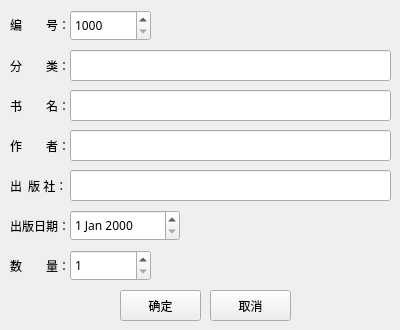
<?xml version="1.0" encoding="UTF-8"?>
<ui version="4.0">
 <class>Form</class>
 <widget class="QWidget" name="Form">
  <property name="geometry">
   <rect>
    <x>0</x>
    <y>0</y>
    <width>400</width>
    <height>330</height>
   </rect>
  </property>
  <property name="minimumSize">
   <size>
    <width>400</width>
    <height>330</height>
   </size>
  </property>
  <property name="maximumSize">
   <size>
    <width>400</width>
    <height>330</height>
   </size>
  </property>
  <property name="font">
   <font>
    <family>微软雅黑</family>
   </font>
  </property>
  <property name="windowTitle">
   <string>演武小学图书馆管理系统 - 添加图书</string>
  </property>
  <property name="windowIcon">
   <iconset>
    <normaloff>school_logo.png</normaloff>school_logo.png</iconset>
  </property>
  <widget class="QLabel" name="label">
   <property name="geometry">
    <rect>
     <x>10</x>
     <y>9</y>
     <width>61</width>
     <height>31</height>
    </rect>
   </property>
   <property name="text">
    <string>编　　号：</string>
   </property>
  </widget>
  <widget class="QSpinBox" name="number">
   <property name="geometry">
    <rect>
     <x>70</x>
     <y>10</y>
     <width>81</width>
     <height>31</height>
    </rect>
   </property>
   <property name="minimum">
    <number>1000</number>
   </property>
   <property name="maximum">
    <number>9999</number>
   </property>
  </widget>
  <widget class="QLabel" name="label_2">
   <property name="geometry">
    <rect>
     <x>10</x>
     <y>50</y>
     <width>61</width>
     <height>31</height>
    </rect>
   </property>
   <property name="text">
    <string>分　　类：</string>
   </property>
  </widget>
  <widget class="QLineEdit" name="classify">
   <property name="geometry">
    <rect>
     <x>70</x>
     <y>50</y>
     <width>321</width>
     <height>31</height>
    </rect>
   </property>
  </widget>
  <widget class="QLabel" name="label_3">
   <property name="geometry">
    <rect>
     <x>10</x>
     <y>90</y>
     <width>61</width>
     <height>31</height>
    </rect>
   </property>
   <property name="text">
    <string>书　　名：</string>
   </property>
  </widget>
  <widget class="QLineEdit" name="name">
   <property name="geometry">
    <rect>
     <x>70</x>
     <y>90</y>
     <width>321</width>
     <height>31</height>
    </rect>
   </property>
  </widget>
  <widget class="QLabel" name="label_4">
   <property name="geometry">
    <rect>
     <x>10</x>
     <y>130</y>
     <width>61</width>
     <height>31</height>
    </rect>
   </property>
   <property name="text">
    <string>作　　者：</string>
   </property>
  </widget>
  <widget class="QLineEdit" name="author">
   <property name="geometry">
    <rect>
     <x>70</x>
     <y>130</y>
     <width>321</width>
     <height>31</height>
    </rect>
   </property>
  </widget>
  <widget class="QLabel" name="label_5">
   <property name="geometry">
    <rect>
     <x>10</x>
     <y>170</y>
     <width>61</width>
     <height>31</height>
    </rect>
   </property>
   <property name="text">
    <string>出  版 社：</string>
   </property>
  </widget>
  <widget class="QLineEdit" name="publisher">
   <property name="geometry">
    <rect>
     <x>70</x>
     <y>170</y>
     <width>321</width>
     <height>31</height>
    </rect>
   </property>
  </widget>
  <widget class="QLabel" name="label_6">
   <property name="geometry">
    <rect>
     <x>10</x>
     <y>210</y>
     <width>61</width>
     <height>31</height>
    </rect>
   </property>
   <property name="text">
    <string>出版日期：</string>
   </property>
  </widget>
  <widget class="QDateEdit" name="date">
   <property name="geometry">
    <rect>
     <x>70</x>
     <y>210</y>
     <width>110</width>
     <height>31</height>
    </rect>
   </property>
  </widget>
  <widget class="QLabel" name="label_7">
   <property name="geometry">
    <rect>
     <x>10</x>
     <y>250</y>
     <width>61</width>
     <height>31</height>
    </rect>
   </property>
   <property name="text">
    <string>数　　量：</string>
   </property>
  </widget>
  <widget class="QSpinBox" name="count">
   <property name="geometry">
    <rect>
     <x>70</x>
     <y>250</y>
     <width>81</width>
     <height>31</height>
    </rect>
   </property>
   <property name="minimum">
    <number>1</number>
   </property>
   <property name="maximum">
    <number>1000</number>
   </property>
   <property name="value">
    <number>1</number>
   </property>
  </widget>
  <widget class="QPushButton" name="pushButton">
   <property name="geometry">
    <rect>
     <x>120</x>
     <y>290</y>
     <width>81</width>
     <height>31</height>
    </rect>
   </property>
   <property name="text">
    <string>确定</string>
   </property>
  </widget>
  <widget class="QPushButton" name="pushButton_2">
   <property name="geometry">
    <rect>
     <x>210</x>
     <y>290</y>
     <width>81</width>
     <height>31</height>
    </rect>
   </property>
   <property name="text">
    <string>取消</string>
   </property>
  </widget>
 </widget>
 <resources/>
 <connections>
  <connection>
   <sender>pushButton_2</sender>
   <signal>clicked()</signal>
   <receiver>Form</receiver>
   <slot>close()</slot>
   <hints>
    <hint type="sourcelabel">
     <x>255</x>
     <y>307</y>
    </hint>
    <hint type="destinationlabel">
     <x>331</x>
     <y>246</y>
    </hint>
   </hints>
  </connection>
 </connections>
</ui>
